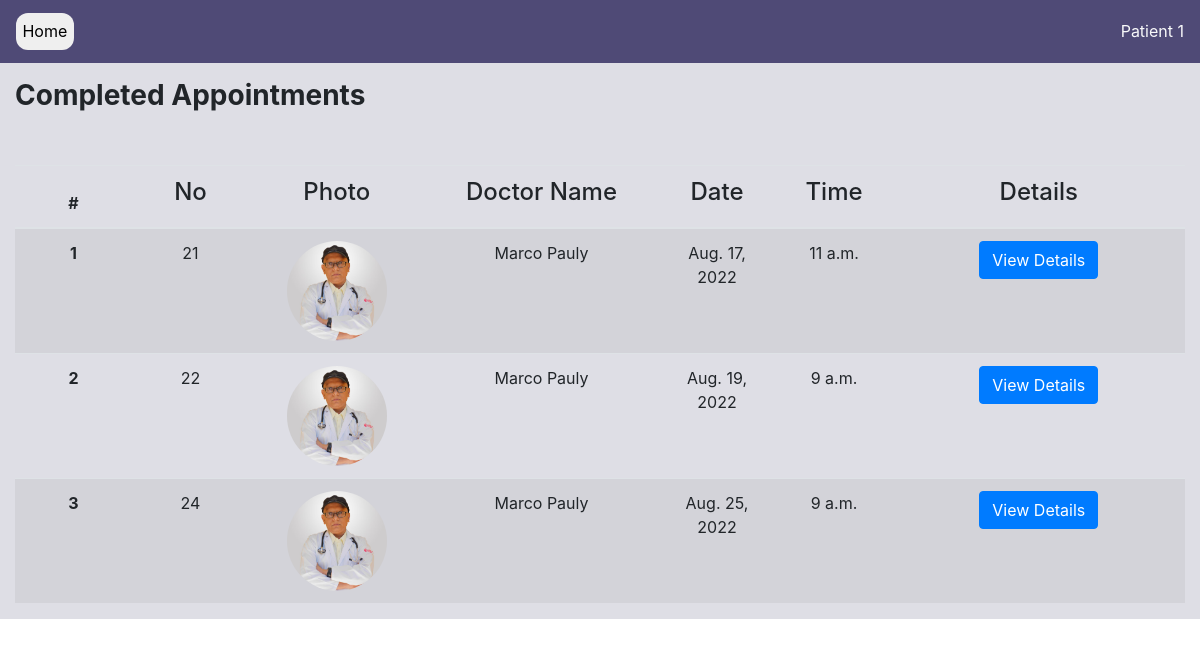
The app's page /patient-completed-appointment (signed in), older data.
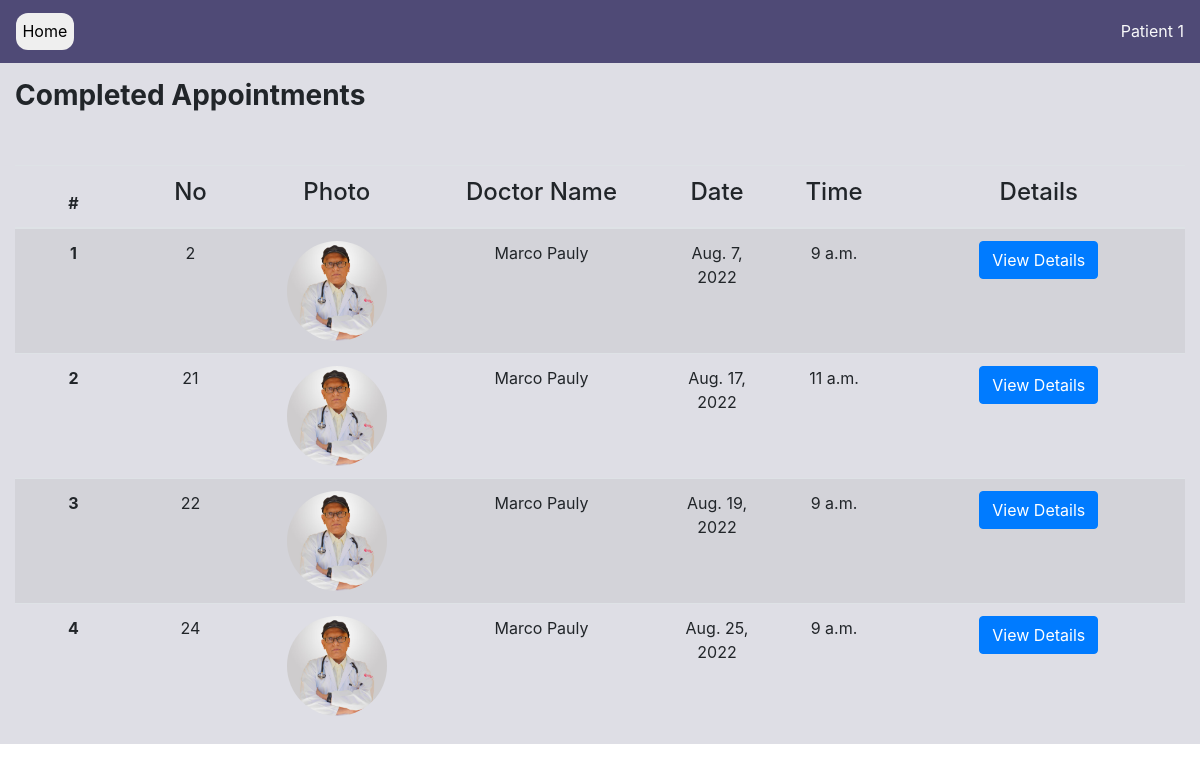
The same page, newer data.
### accounts/models.py (models this page shows, shortened)
class User(AbstractUser):
    DOCTOR = 'D'
    PATIENT = 'P'
    USER_TYPES = [
        (DOCTOR, 'Doctor'),
        (PATIENT, 'Patient'),
    ]
    MALE = 'M'
    FEMALE = 'F'
    OTHER = 'O'
    PREFER_NOT_TO_SAY = 'N'
    GENDER = [
        (MALE, 'Male'),
        (FEMALE, 'Female'),
        (OTHER, 'Other'),
        (PREFER_NOT_TO_SAY, 'Prefer not to say')
    ]
    class Meta:
        db_table = 'user'
    user_type = models.CharField(choices=USER_TYPES, max_length=1, default=PATIENT)
    gender = models.CharField(choices=GENDER,  max_length=1, default=PREFER_NOT_TO_SAY)
    phone = PhoneNumberField(null=True, blank=True)
    def is_patient(self):
        if self.user_type == 'P':
            return True
        return False

### appointment/models.py (models this page shows, shortened)
class Appointment(models.Model):
    TIME_SLOT = [
    (1, '9:00-10:00'),
    (2, '10:00-11:00'),
    (3, '11:00-12:00'),
    (4, '13:00-14:00'),
    ]
    doctor = models.ForeignKey(User,on_delete=models.CASCADE, limit_choices_to={'user_type': 'D'}, related_name='doctor')
    patient = models.ForeignKey(User,on_delete=models.CASCADE, limit_choices_to={'user_type': 'P'})
    date =  models.DateField()
    start_time = models.TimeField(null=True)
    end_time = models.TimeField(null=True)
    reason = models.TextField()
    status = models.BooleanField(default=False)
    class Meta:
        db_table = 'appointment'
        constraints = [
            models.UniqueConstraint(fields=['patient', 'doctor', 'date'], name='unique_booking')
        ]
        ordering = ['date', 'start_time']

### profiles/models.py (models this page shows, shortened)
class DoctorProfile(models.Model):
    class Meta:
        db_table = 'doctor_profile'
    user = models.OneToOneField(
        User, on_delete=models.CASCADE,
        primary_key=True, limit_choices_to={'user_type': 'D'},
        related_name='docprofile', #* related_name is used to give alternate name to the reverse relationship
        )
    profile_pic = models.ImageField(upload_to='images/profiles/doctors') #TODO Change directory to /images/doctor/username
    qualification = models.CharField(max_length=100, blank=True, null=True)
    department = models.ForeignKey(Department, on_delete=models.CASCADE)

### appointment/views.py (the view)
# urls.py: path('patient-completed-appointment', views.patient_completed_appointment, name='patient-completed-appointment'),
def patient_completed_appointment(request):
    context = {}
    user = request.user
    if not user.is_patient():
        return HttpResponse("NOT ALLOWED")
    appointments = Appointment.objects.filter(patient=user, status=True)
    context = {'appointments':appointments}
    return render(request, 'patient-completed-appointment.html', context=context)

### PMS/context_processors.py (called while the page is built)
def get_departments(request):
    departments = Department.objects.all()
    return {'departments': departments}

def get_time_slots(request):
    time_slot = Appointment.TIME_SLOT
    return {"time_slot": time_slot}

### appointment/templates/patient-completed-appointment.html (shortened to what this page needs)
{% load static %}
<!DOCTYPE html>
<html>
    <head>
        <link rel="stylesheet" href="https://cdn.jsdelivr.net/npm/bootstrap@4.0.0/dist/css/bootstrap.min.css">
    </head>
    <body>
        {% include 'navbar-simple.html' %}
        <section style="height: auto;">
            <div class="container-fluid">
                <div class="row pt-3" style="background-color: #8889a347;">
                    <div class="col-md-6" style="align-items: center;"><h3><b>Completed Appointments</b></h3></div>
                <br>
                <br>
                <br>
                    <div class="col-md-12" style="align-items: center;">
                        <table class="table table-striped">
                            <thead>
                              <tr>
                                <th scope="col" width="10%">#</th>
                                <th scope="col"  width="10%"><h4>No</h4></th>
                                <th scope="col" width="15%"><h4>Photo</h4></th>
                                <th scope="col" width="20%"><h4>Doctor Name</h4></th>
                                <th scope="col" width="10%"><h4>Date</h4></th>
                                <th scope="col" width="10%"><h4>Time</h4></th>
                                <th scope="col"><h4>Details</h4></th>
                              </tr>
                            </thead>
                            <tbody>
{% for appointment in appointments %}
                                <tr>
                                    <th scope="row">{{forloop.counter}}</th>
                                    <td>{{appointment.id}}</td>
                                    <td>
                                        {%if appointment.doctor.docprofile.profile_pic %}
                                            <img src="{{appointment.doctor.docprofile.profile_pic.url}}" class="photo">
                                        {% else %}
                                            <img src="{% static 'images\doctor_default.jpg' %}" class="photo">
                                        {% endif %}
                                    </td>
                                    <td>{{appointment.doctor.get_full_name}}</td>
                                    <td>{{appointment.date}}</td>
                                    <td>{{appointment.start_time}}</td>
                                    <td>
                                        <form action="{% url 'appointment:past-prescription' %}" method="post">
                                            <button class="btn btn-primary" type="submit" name="app_id" value={{appointment.id}}>View Details</button>
                                        </form>
                                    </td>
                                </tr>
{% endfor %}
                            </tbody>
                          </table>
                    </div>
                </div>
            </div>
        </section>
    </body>
</html>

### templates/navbar-simple.html (shortened to what this page needs)
<nav class="navbar navbar-expand-lg bg-dark">
    <a class="navbar-brand" href="{% url 'accounts:home'%}">
      <button class="button">Home</button>
    </a>
        <ul class="navbar-nav ml-auto">
            <li class="nav-item">
                <p class="text-light mb-0">{{user.get_full_name}}</p>
            </li>
        </ul>
</nav>

### templates/navbar-simple.html (style rules this page uses)
.bg-dark { background-color: #4c4774fa !important; }
.button { border-radius: 12px; border: 2px; font-size: 1rem; padding: 0.4rem; }

### appointment/templates/patient-completed-appointment.html (style rules this page uses)
table { margin-top: 14px; }
th, td { text-align: center; }
.photo { width: 100px; border-radius: 50%; }

Row changes from the older to the newer data that the page shows:
now on this page (row edited): Appointment: id "2", doctor.docprofile.profile_pic (picture), doctor.get_full_name "Marco Pauly", date "Aug. 7, 2022", start_time "9 a.m."
